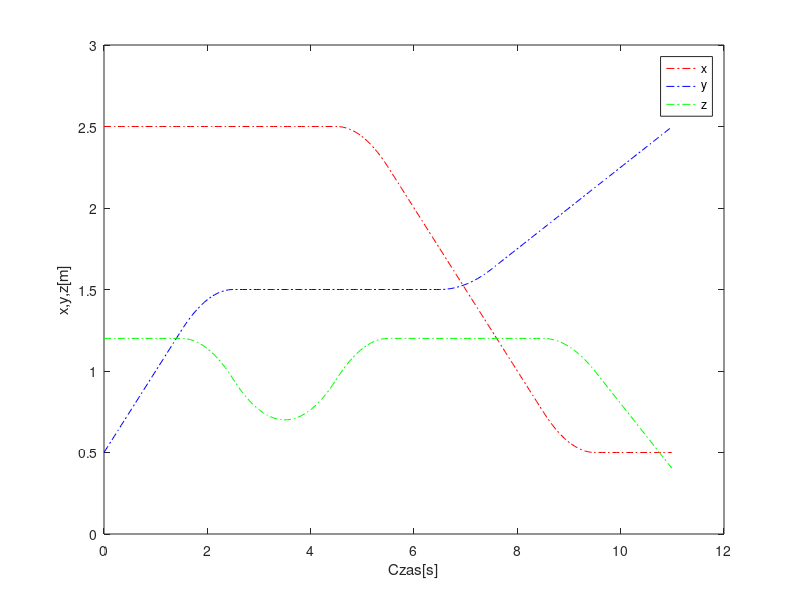
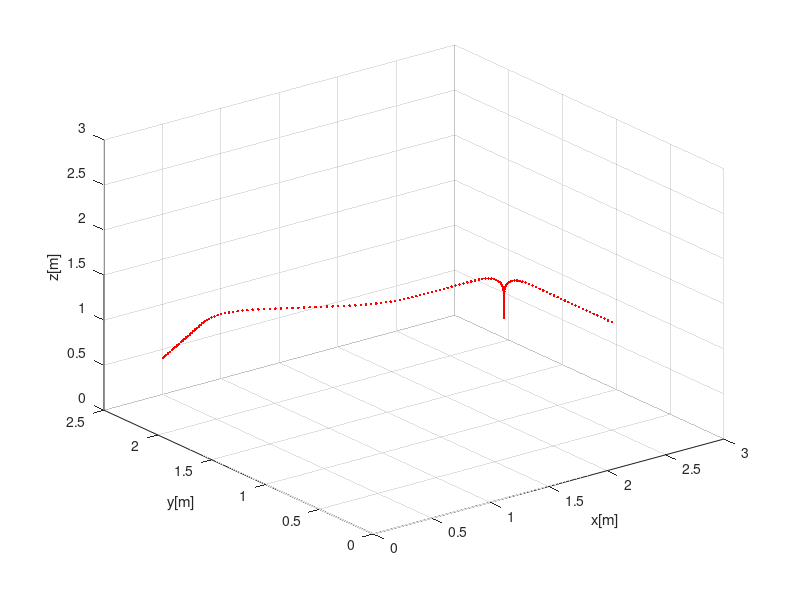
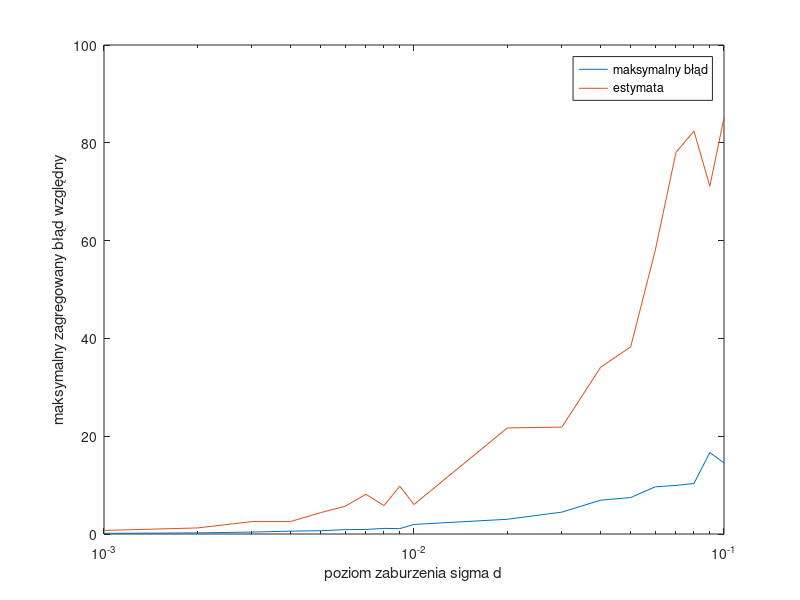
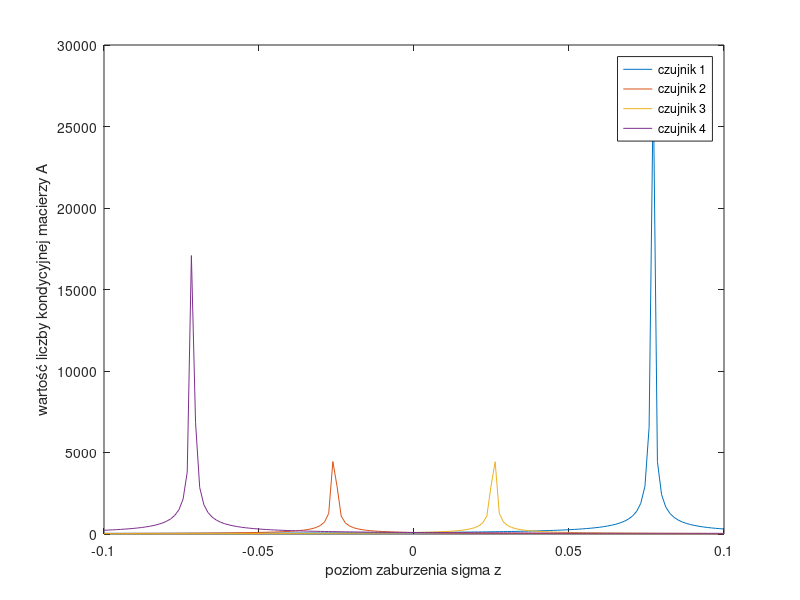

Source code (MATLAB) for these figures, in order:
load ('MNUB_24L_P1_dane32.mat');
N=165; %zapamietuje liczbe punktów w czasie by nie pisać ciągle 165
A=zeros(3,3); 
for i=1:3
    A(i,:)=[2*(R(i,1)-R(4,1)), 2*(R(i,2)-R(4,2)), 2*(R(i,3)-R(4,3))]; %obliczam A po kolei wierszami na podstawie przekształconego równania
end

disp(A);
%rozkład macierzy A na L i U
U=A;
L=eye(3,3);
for i=2:3
    for j=1:i-1
        L(i,j)=A(i,j)/A(j,j);
        U(i,:)=U(i,:)-U(j,:)*L(i,j);
    end
end

%disp(A);
%disp(L);
%disp(U);

B=zeros(N,3);
X=zeros(N,3); %macierz rozwiązań współrzędnych

for n=1:N
    %obliczam wektor b dla każdej chwili czasu na podstawie
    %przekształconego równania i wpisuje w macierz B
    for i=1:3
        B(n,i)=D(n,4)*D(n,4)-D(n,i)*D(n,i)+(R(i,1))^2+(R(i,2))^2+(R(i,3))^2-(R(4,1))^2-(R(4,2))^2-(R(4,3))^2;
    end

    y=L\(B(n,:))';
    X(n,:)=U\y; %na podstawie wektora b oraz macierzy L i U obliczam wektor x dla każdej chwili i wpisuje w wiersz macierzy X
end

%wykres wartości współrzędnych środka ciężkości osoby w trakcie ruchu.
plot(t,X(:,1),'r-.');
hold on
xlabel('Czas[s]');
ylabel('x,y,z[m]');
plot(t,X(:,2),'b-.');
plot(t,X(:,3),'g-.');
legend('x','y','z');
hold off

%wykres trówymiarowej trajektorii ruchu osoby
figure;
scatter3(X(:,1), X(:,2), X(:,3), 'r','.');
zlim([0,3]);
xlabel('x[m]');
ylabel('y[m]');
zlabel('z[m]');
grid on;


%disp(L*U);
%disp(B);
%disp(X);

%Zaburznie - zad 3

MaxErrX=zeros(19,1); %wektor błedów max X
MaxErrB=zeros(19,1); %wektor błedów max B
sigmaV=zeros(19,1); %wektor poziomów zaburzenia
Est=zeros(19,1); %wektor oszacowania błędów

%pętla dla 19 róznych odchyleń sigma
for k=1:19
    Dz=D;
    if k<=10
        sigma=10^(-3)*k;
    else
        sigma=10^(-2)*(k-9);
    end

    Z=randn(N,4)*sigma; %generacja losowych zaburzeń o rozkładzie normalnym
    sigmaV(k)=sigma;

    Dz=Dz.*(Z+1); %zaburzenie D
    Bz=zeros(N,3); %zaburzone B
    Xz=zeros(N,3); %zaburzone X
    ErrNormX=zeros(N,1);
    ErrNormB=zeros(N,1);

    for n=1:N
        %oblicznie zaburzonego B
        for i=1:3
        Bz(n,i)=Dz(n,4)*Dz(n,4)-Dz(n,i)*Dz(n,i)+(R(i,1))^2+(R(i,2))^2+(R(i,3))^2-(R(4,1))^2-(R(4,2))^2-(R(4,3))^2;
        end

    yz=L\(Bz(n,:))';
    Xz(n,:)=U\yz;

    %zagregowane błędy względne
    ErrNormX(n)=norm(Xz(n,:)-X(n,:))/norm(X(n,:));
    ErrNormB(n)=norm(Bz(n,:)-B(n,:))/norm(B(n,:));
    end

    %maksymalne zagregowane błędy względne
    MaxErrX(k)=max(ErrNormX);
    MaxErrB(k)=max(ErrNormB);
    %obliczanie oszacowanych błędów
    Est(k)=cond(A)*MaxErrB(k);
end

%wykres zależności wartości maksymalnego zagregowanego błędu względnego rozwiązania oraz oszacowania tego błędu od poziomu zaburzenia
figure;
semilogx(sigmaV,MaxErrX);
hold on
semilogx(sigmaV,Est);
xlabel('poziom zaburzenia sigma d');
ylabel('maksymalny zagregowany błąd względny');
legend('maksymalny błąd', 'estymata')
hold off

%Zad 4

CondAz=zeros(150,4); %macierz liczb kondycyjnych dla różnych zaburzeń A
DetAz=zeros(150,4); %macierz wyznaczników dla różnych zaburzeń A
sigmaz=linspace(-0.1,0.1,150); %wartości odchyleń
MaxErrX4=zeros(150,4);
for l=1:4
    for k=1:150
    
        Rz=R;
        Rz(l,3)=Rz(l,3)*(sigmaz(k)+1); %zaburzenie składowej z w macierzy R dla każdego czujnika osobno
        Xz4=zeros(N,3);
        Bz4=zeros(N,3);
        ErrNormX4=zeros(N,1);
    
        Az=zeros(3,3);
            for i=1:3
                Az(i,:)=[2*(Rz(i,1)-Rz(4,1)), 2*(Rz(i,2)-Rz(4,2)), 2*(Rz(i,3)-Rz(4,3))];
            end
            
            CondAz(k,l)=cond(Az); %wpisywanie liczby kondycyjnej dla każdej zaburzonej macierzy A
            DetAz(k,l)=det(Az); %wpisywanie wartości wyznacznika każdej zaburzonej macierzy A

            %rozkład zaburzonego Az na L i U
            Uz=Az;
            Lz=eye(3,3);
            
            for i=2:3
                for j=1:i-1
                    Lz(i,j)=Az(i,j)/Az(j,j);
                    Uz(i,:)=Uz(i,:)-Uz(j,:)*Lz(i,j);
                end
            end
    
            %obliczanie wektora wyników
        for n=1:N
            for i=1:3
            Bz4(n,i)=D(n,4)*D(n,4)-D(n,i)*D(n,i)+(Rz(i,1))^2+(Rz(i,2))^2+(Rz(i,3))^2-(Rz(4,1))^2-(Rz(4,2))^2-(Rz(4,3))^2;
            end
    
            yz4=Lz\(Bz4(n,:))';
            Xz4(n,:)=Uz\yz4;
        
            %zagregowany błąd względny
            ErrNormX4(n)=norm(Xz4(n,:)-X(n,:))/norm(X(n,:));
        end
    
        %maksymalny zagregowany błąd względny
        MaxErrX4(k,l)=max(ErrNormX4);
    end
end

%wykres zależności liczby kondycyjnej macierzy A od poziomu zaburzenia
figure;
plot(sigmaz,CondAz(:,1));
hold on
plot(sigmaz,CondAz(:,2));
plot(sigmaz,CondAz(:,3));
plot(sigmaz,CondAz(:,4));
xlabel('poziom zaburzenia sigma z');
ylabel('wartość liczby kondycyjnej macierzy A');
legend('czujnik 1', 'czujnik 2', 'czujnik 3', 'czujnik 4');
hold off

%wykres zależności wartości wyznacznika macierzy A od poziomu zaburzenia
figure;
plot(sigmaz,DetAz(:,1));
hold on
plot(sigmaz,DetAz(:,2));
plot(sigmaz,DetAz(:,3));
plot(sigmaz,DetAz(:,4));
xlabel('poziom zaburzenia sigma z');
ylabel('wartość wyznacznika macierzy A');
legend('czujnik 1', 'czujnik 2', 'czujnik 3', 'czujnik 4');
hold off

%wykres zależności wartości maksymalnego zagregowanego błędu względnego rozwiązania od poziomu zaburzenia
figure;
plot(sigmaz,MaxErrX4(:,1));
hold on
plot(sigmaz,MaxErrX4(:,2));
plot(sigmaz,MaxErrX4(:,3));
plot(sigmaz,MaxErrX4(:,4));
xlabel('poziom zaburzenia sigma z');
ylabel('maksymalny zagregowany błąd względny rozwiązania');
legend('czujnik 1', 'czujnik 2', 'czujnik 3', 'czujnik 4');
